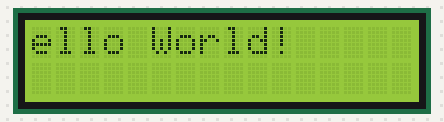
This sketch was run on a simulated Arduino Uno, built with avr-gcc and run on an emulated ATmega328P. Parts: 16×2 character LCD.

Above: at 1.13 s.
At 1.88 s:
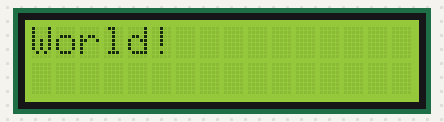
At 2.8 s:
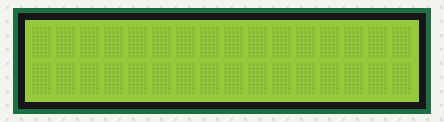
At 4.59 s:
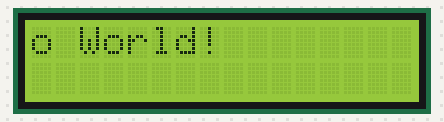
At 6.54 s:
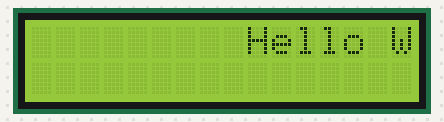
At 10.3 s:
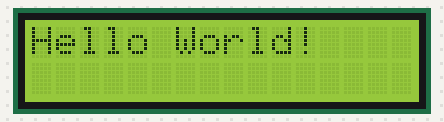

The sketch:

LCD.positon.ino
```cpp
#include<LiquidCrystal.h>
LiquidCrystal lcd(7,6,5,4,3,2);

void setup() {

  lcd.begin(16, 2);

  lcd.print("Hello World!");
  delay(1000);
}

void loop() {

  for (int positionCounter = 0; positionCounter <= 13; positionCounter++) {

    lcd.scrollDisplayLeft();

    delay(150);
  }


  for (int positionCounter = 0; positionCounter <= 30; positionCounter++) {

    lcd.scrollDisplayRight();

    delay(150);
  }


  for (int positionCounter = 0; positionCounter <= 16; positionCounter++) {

    lcd.scrollDisplayLeft();

    delay(150);
  }


  delay(1000);

}
```

Measured:
- by itself, everything shown: repeats every 10.3 s, in 56 steps
- what the display in image 5 shows lasts 1.2 s, from 10.2 s to 11.4 s
